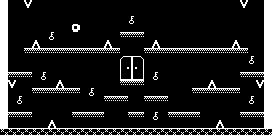

The image is a tile-based game level rendered from a .tmx file. Its description and source (layers, tilesets, objects; grid data summarised) follow:
An orthogonal 34x17 tile map with 8x8 px tiles, 2 tile layers (background, tile).

<map version="1.0" orientation="orthogonal" renderorder="right-down" width="34" height="17" tilewidth="8" tileheight="8" nextobjectid="12">
 <properties>
  <property name="color1" value="40" />
  <property name="color2" value="45" />
  <property name="emmitercolor" value="78" />
  <property name="enemycolor" value="82" />
  <property name="hudcolor" value="91" />
  <property name="music" value="1" />
  <property name="name" value="spike strip" />
  <property name="tilecolor" value="122" />
  <property name="upsidedown" value="0" />
 </properties>
 <tileset firstgid="1" name="tileset" tilewidth="8" tileheight="8">
  <image source="tileset.png" width="160" height="200" />
 </tileset>
 <layer name="background" width="34" height="17">
  <properties>
   <property name="texture" value="tileset" />
  </properties>
  <data>[578 cells, 9 non-empty, 9 distinct tile ids]</data>
 </layer>
 <layer name="tile" width="34" height="17">
  <properties>
   <property name="texture" value="tileset" />
  </properties>
  <data>[578 cells, 168 non-empty, 16 distinct tile ids]</data>
 </layer>
</map>
